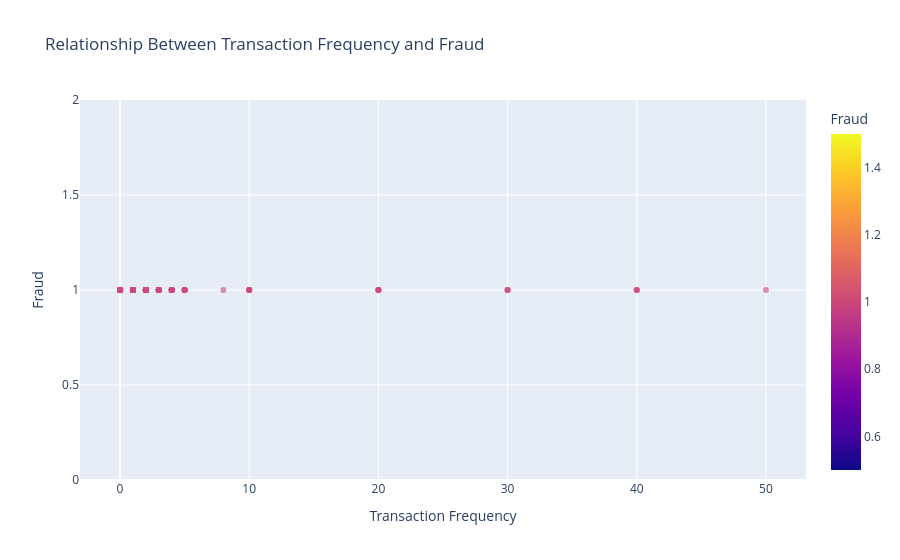

The code cell stored with this chart in its notebook:
### Code cell
# Plot 5: Relationship between Transaction Frequency and Fraud
fig = px.scatter(
    fraud,
    x='Transaction_Frequency',
    y='fraud',
    title='Relationship Between Transaction Frequency and Fraud',
    labels={'Transaction_Frequency': 'Transaction Frequency', 'fraud': 'Fraud'},
    color='fraud',
    color_discrete_map={0: 'lightblue', 1: 'orange'},
    opacity=0.6
)
fig.show()

### Figure 1 — Plotly figure (JSON) as saved in the notebook; plotly's stock layout.template omitted (floating-point values rounded to 4 significant figures; data arrays with more than 128 entries replaced by an {"elided": "..."} marker saying what was removed)
{"data": [{"hovertemplate": "Transaction Frequency=%{x}<br>Fraud=%{marker.color}<extra></extra>", "legendgroup": "", "marker": {"color": {"elided": "155 int values"}, "coloraxis": "coloraxis", "opacity": 0.6, "symbol": "circle"}, "mode": "markers", "name": "", "orientation": "v", "showlegend": false, "type": "scatter", "x": {"elided": "155 int values"}, "xaxis": "x", "y": {"elided": "155 int values"}, "yaxis": "y"}], "layout": {"coloraxis": {"colorbar": {"title": {"text": "Fraud"}}, "colorscale": [[0, "#0d0887"], [0.1111, "#46039f"], [0.2222, "#7201a8"], [0.3333, "#9c179e"], [0.4444, "#bd3786"], [0.5556, "#d8576b"], [0.6667, "#ed7953"], [0.7778, "#fb9f3a"], [0.8889, "#fdca26"], [1, "#f0f921"]]}, "legend": {"tracegroupgap": 0}, "title": {"text": "Relationship Between Transaction Frequency and Fraud"}, "xaxis": {"anchor": "y", "domain": [0, 1], "title": {"text": "Transaction Frequency"}}, "yaxis": {"anchor": "x", "domain": [0, 1], "title": {"text": "Fraud"}}}}
